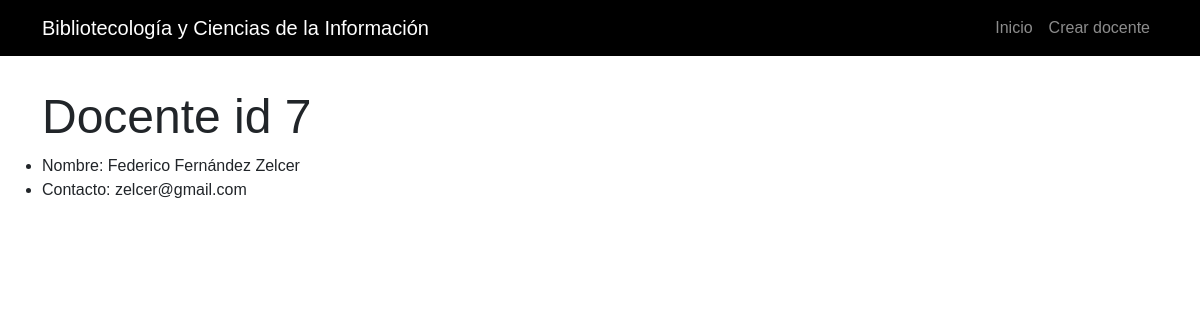
The app's page /read_docente.php?id=7 with its own data.
### tables this page shows
CREATE TABLE `docentes` (
  `id_docente` int(11) NOT NULL,
  `apellido_docente` varchar(256) NOT NULL,
  `nombre_docente` varchar(256) NOT NULL,
  `contacto_docente` varchar(256) DEFAULT NULL
);

### php/funciones.php (called while the page is built)
<?php
function limpiarId($id) {
	$id = trim($id);
	$id = stripslashes($id);
	$id = htmlspecialchars($id);
	return $id;
}
?>

### read_docente.php (the view, shortened to what this page needs)
<?php
include 'php/db.php';
include 'php/funciones.php';
$id = $_GET['id'];
$id = limpiarId($id);
$buscar_id = "SELECT * FROM docentes WHERE id_docente = $id";
$result = $conexion -> query($buscar_id);
?>
<!DOCTYPE html>
<html lang="es">
<head>
	<link rel="stylesheet" href="css/style.min.css">
</head>
<body>
	<?php include 'inc/nav.php' ?>
	<div class="container py-3">
		<div class="row py-3">
			<h2 class="display-5">Docente id <?php echo $id ?></h2>
			<ul>
				<?php while ($docente = $result -> fetch_assoc()) { ?>
					<li>Nombre: <?php echo utf8_encode($docente['nombre_docente'] . " " . $docente['apellido_docente']) ?></li>
					<li>Contacto: <?php echo utf8_encode($docente['contacto_docente']) ?></li>
				<?php } ?>
			</ul>
		</div>
	</div>
</body>
</html>

### records on screen
docentes: nombre_docente+apellido_docente "Federico Fernández Zelcer", contacto_docente "zelcer@gmail.com"

### other values on screen
$id "7"
